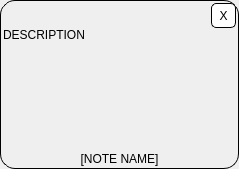
<?xml version="1.0" encoding="UTF-8"?>
<ui version="4.0">
 <class>LinkInDay</class>
 <widget class="QWidget" name="LinkInDay">
  <property name="geometry">
   <rect>
    <x>0</x>
    <y>0</y>
    <width>239</width>
    <height>169</height>
   </rect>
  </property>
  <property name="sizePolicy">
   <sizepolicy hsizetype="Fixed" vsizetype="Fixed">
    <horstretch>0</horstretch>
    <verstretch>0</verstretch>
   </sizepolicy>
  </property>
  <property name="minimumSize">
   <size>
    <width>100</width>
    <height>100</height>
   </size>
  </property>
  <property name="windowTitle">
   <string>Form</string>
  </property>
  <layout class="QVBoxLayout" name="verticalLayout" stretch="0">
   <property name="spacing">
    <number>0</number>
   </property>
   <property name="leftMargin">
    <number>0</number>
   </property>
   <property name="topMargin">
    <number>0</number>
   </property>
   <property name="rightMargin">
    <number>0</number>
   </property>
   <property name="bottomMargin">
    <number>0</number>
   </property>
   <item>
    <widget class="QFrame" name="frame">
     <property name="layoutDirection">
      <enum>Qt::LayoutDirection::RightToLeft</enum>
     </property>
     <property name="styleSheet">
      <string notr="true">border: 1px solid black; border-radius: 15px;</string>
     </property>
     <property name="frameShape">
      <enum>QFrame::Shape::StyledPanel</enum>
     </property>
     <property name="frameShadow">
      <enum>QFrame::Shadow::Raised</enum>
     </property>
     <layout class="QVBoxLayout" name="verticalLayout_2">
      <property name="spacing">
       <number>0</number>
      </property>
      <property name="leftMargin">
       <number>2</number>
      </property>
      <property name="topMargin">
       <number>2</number>
      </property>
      <property name="rightMargin">
       <number>2</number>
      </property>
      <property name="bottomMargin">
       <number>2</number>
      </property>
      <item>
       <widget class="QToolButton" name="DestroyButton">
        <property name="minimumSize">
         <size>
          <width>25</width>
          <height>25</height>
         </size>
        </property>
        <property name="styleSheet">
         <string notr="true">border: 1px solid black; border-radius: 5px; background: white;</string>
        </property>
        <property name="text">
         <string>X</string>
        </property>
       </widget>
      </item>
      <item>
       <widget class="QLabel" name="Description">
        <property name="sizePolicy">
         <sizepolicy hsizetype="Preferred" vsizetype="Preferred">
          <horstretch>0</horstretch>
          <verstretch>1</verstretch>
         </sizepolicy>
        </property>
        <property name="styleSheet">
         <string notr="true">border: 0px;</string>
        </property>
        <property name="text">
         <string>DESCRIPTION</string>
        </property>
        <property name="alignment">
         <set>Qt::AlignmentFlag::AlignLeading|Qt::AlignmentFlag::AlignLeft|Qt::AlignmentFlag::AlignTop</set>
        </property>
        <property name="wordWrap">
         <bool>true</bool>
        </property>
       </widget>
      </item>
      <item>
       <widget class="QPushButton" name="NoteLinkButton">
        <property name="minimumSize">
         <size>
          <width>0</width>
          <height>0</height>
         </size>
        </property>
        <property name="styleSheet">
         <string notr="true">border: 0px; background-color: rgba(0, 0, 0, 0);</string>
        </property>
        <property name="text">
         <string>[NOTE NAME]</string>
        </property>
       </widget>
      </item>
     </layout>
    </widget>
   </item>
  </layout>
 </widget>
 <resources/>
 <connections/>
</ui>
